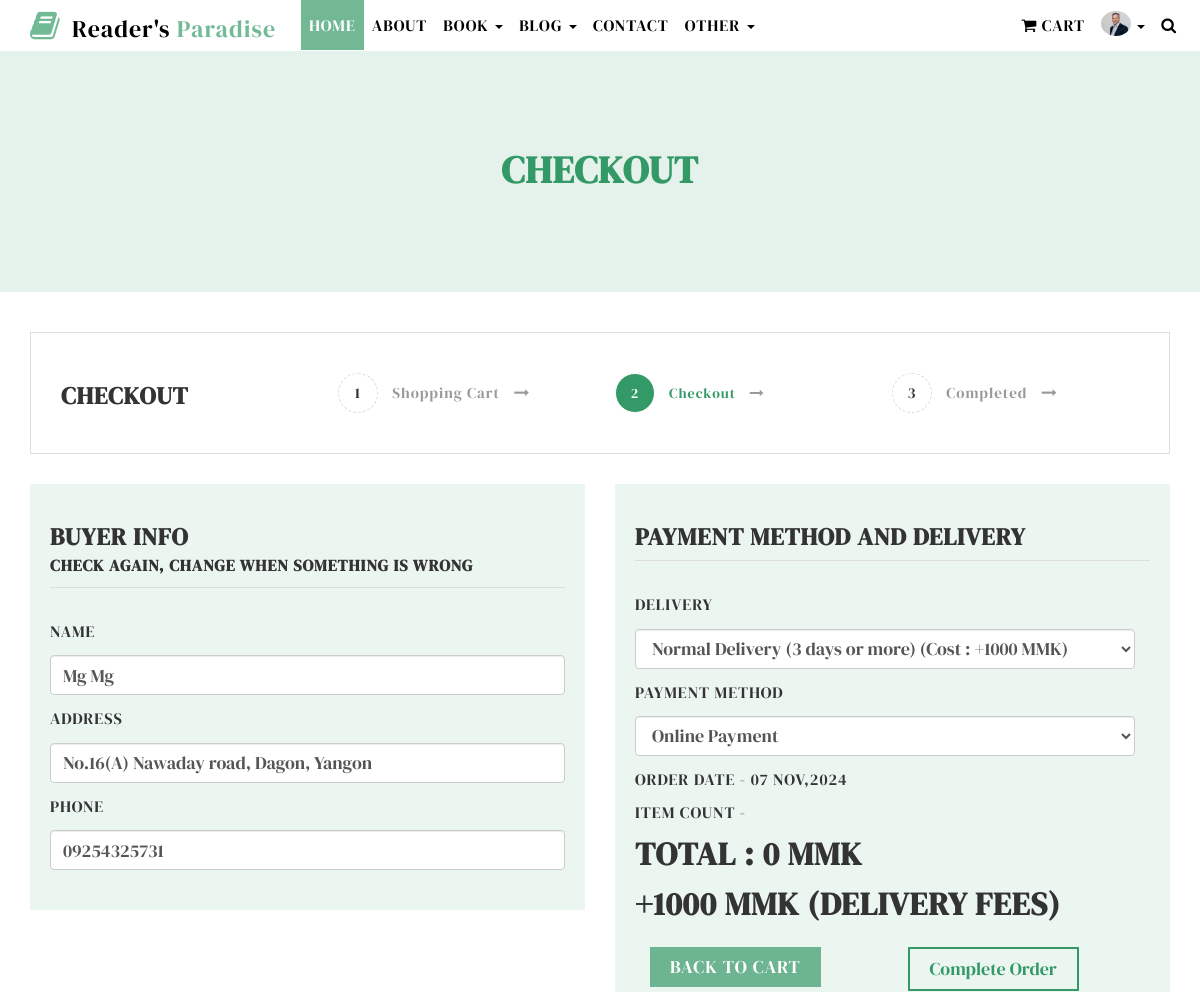
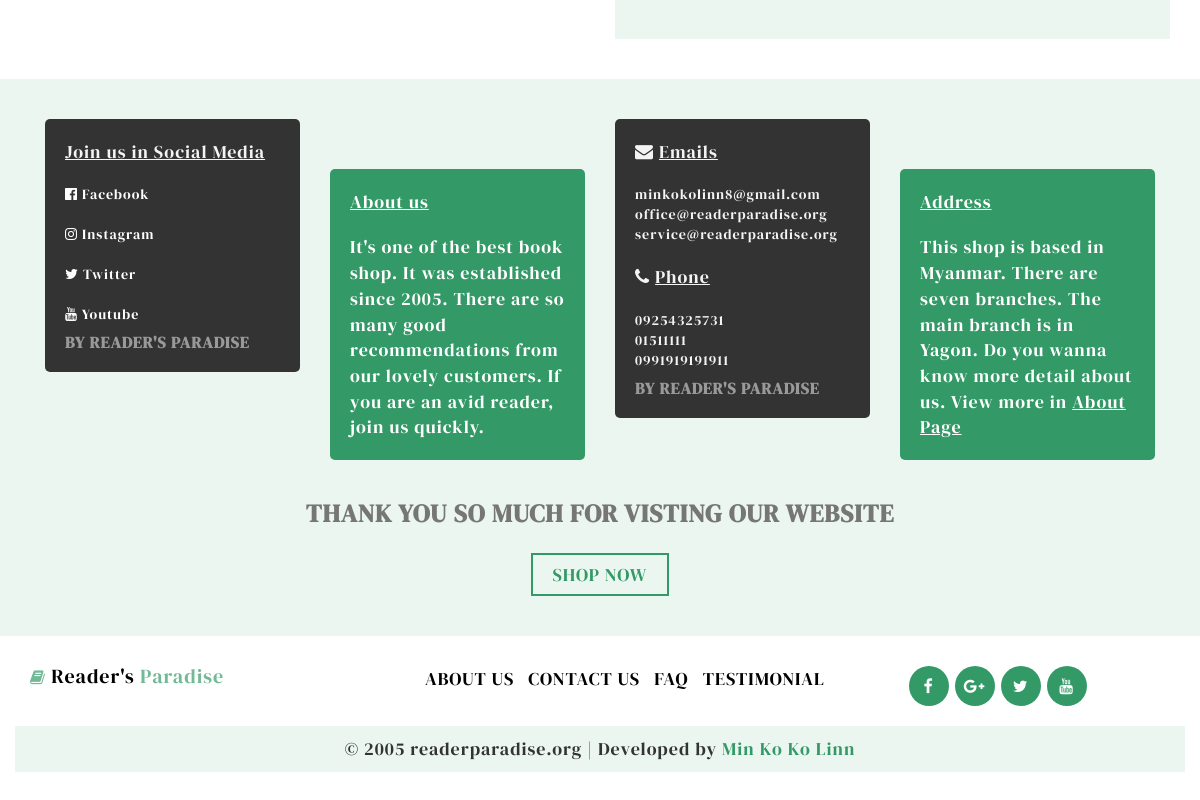
/checkout.php (signed in), run on the app's committed database (2 pictures, top to bottom).
### tables this page shows
CREATE TABLE `user` (
  `userId` int(11) NOT NULL,
  `userName` varchar(50) DEFAULT NULL,
  `userNrc` varchar(30) DEFAULT NULL,
  `userDob` date DEFAULT NULL,
  `userGender` varchar(7) DEFAULT NULL,
  `userPhone` varchar(22) DEFAULT NULL,
  `userSocial` text,
  `userPostalcode` varchar(30) DEFAULT NULL,
  `userAddress` text,
  `userProfileimg` varchar(50) DEFAULT NULL,
  `userInterestcat` text,
  `userEmail` varchar(60) DEFAULT NULL,
  `userPassword` varchar(15) DEFAULT NULL
);

### checkout.php (the view, shortened to what this page needs)
<?php
	include('connect.php');
	include('header.php');
	if (isset($_SESSION['uid'])) {
		$userid=$_SESSION['uid'];
		$selectuser="SELECT * from user where userId='$userid'";
		$runselectuser=mysqli_query($connection,$selectuser);
		$dataofuser=mysqli_fetch_array($runselectuser);
		$userName=$dataofuser['userName'];
		$userAddress=$dataofuser['userAddress'];
		$userPhone=$dataofuser['userPhone'];
	}else{
		echo "<script>alert('Invalid Action')</script>";
		echo "<script>location='index.php'</script>";
	}
	$total=0;
 ?>
<section id="center" class="clearfix center_shop">
 <div class="container">
  <div class="row">
   <div class="center_shop_1 text-center clearfix">
    <div class="col-sm-12">
	 <h2 class="mgt col_1">Checkout</h2>
	</div>
   </div>
  </div>
 </div>
</section>
<section id="cart">
 <div class="container">
  <div class="row">
   <div class="cart_1 clearfix">
    <div class="col-sm-3">
	 <div class="cart_1i clearfix">
	  <h4>Checkout</h4>
	 </div>
	</div>
	<div class="col-sm-3">
	 <div class="cart_1i2 clearfix">
	  <h5 class="mgt transform"><span class="span_1">1</span> <span class="span_2 col_3">Shopping Cart</span> <span class="span_3"><i class="fa fa-long-arrow-right"></i></span></h5>
	 </div>
	</div>
	<div class="col-sm-3">
	 <div class="cart_1i1 clearfix">
	  <h5 class="mgt transform"><span class="span_1 col">2</span> <span class="span_2 col_1">Checkout</span> <span class="span_3"><i class="fa fa-long-arrow-right"></i></span></h5>
	 </div>
	</div>
	<div class="col-sm-3">
	 <div class="cart_1i2 clearfix">
	  <h5 class="mgt transform"><span class="span_1">3</span> <span class="span_2 col_3">Completed</span> <span class="span_3"><i class="fa fa-long-arrow-right"></i></span></h5>
	 </div>
	</div>
   </div>
   <div class="checkout clearfix">
   	<form method="post">
    <div class="col-sm-6">
	 <div class="bg_1">
	   <div class="checkout_l clearfix">
	  <h4>Buyer Info <br><span>Check again, change when something is wrong</span></h4>
	 </div><br>
	 <div class="checkout_l1 clearfix">
	  <h6>Name</h6>
	  <input class="form-control" type="text" value="<?php echo $userName; ?>" readonl>
	  <h6>Address</h6>
	  <input class="form-control" type="text" name="tfaddress" value="<?php echo $userAddress; ?>">
	  <h6>Phone</h6>
	  <input class="form-control" type="text" name="tfphone" value="<?php echo $userPhone; ?>">
	 </div>
	 </div>
	</div>
	<div class="col-sm-6">
	 <div class="bg_1">
	   <div class="checkout_l clearfix">
	  <h4>Payment Method and Delivery</h4>
	 </div><br>
	 <div class="checkout_l1 clearfix">
	  <div class="col-sm-12 space_left">
	   <h6>Delivery</h6>
	    <select class="form-control" name="deliverytype" id="mySelect" onchange="myFunction()">
	    	<option value="normal">Normal Delivery (3 days or more) (Cost : +1000 MMK)</option>
		 </select>
	  </div>
	  <div class="col-sm-12 space_left">
	   <h6>Payment Method</h6>
	    <select class="form-control" name="paymenttype">
	    	<option value="online">Online Payment</option>
		 </select>
	  </div>
	  <div class="col-sm-12 space_left">
	  	<h6>Order Date - <?php echo date('d M,Y'); ?></h6>
	   <h6>Item Count -  <?php echo $_SESSION['cartcount']; ?></h6>
	   <h3>Total : <?php echo $total; ?> MMK</h3><h3 id="demo">+1000 MMK (delivery fees)</h3>
	  </div>
	 </div>
	 <div class="checkout_l1 clearfix">
	 	<div class="col-sm-6"><h5><a class="button" href="cart.php">Back to cart</a></h5></div>
	 	<div class="col-sm-6"><h5><input type="submit" value="Complete Order" class="button_1" name="btncomplete"></h5></div>
	 </div>
	 </div>
	</div>
	</form>
   </div>
  </div>
 </div>
</section>
<?php
	include('footer.php');
 ?>

### header.php (shortened to what this page needs)
<?php
	include('connect.php');
	$userid="";
	if (isset($_SESSION['uid'])) {
		$userid=$_SESSION['uid'];
		$selectprofileimg="SELECT userProfileimg from user where userId='$userid'";
		$runselectprofileimg=mysqli_query($connection,$selectprofileimg);
		$dataofprofileimg=mysqli_fetch_array($runselectprofileimg);
		$profileimgdir=$dataofprofileimg['userProfileimg'];
	}
 ?>
<!DOCTYPE html>
<html lang="en">
  <head>
	<link href="css/bootstrap.min.css" rel="stylesheet">
	<link href="css/global.css" rel="stylesheet">
	<link href="css/index.css" rel="stylesheet">
	<link href="css/about.css" rel="stylesheet">
	<link href="css/contact.css" rel="stylesheet">
	<link href="css/product.css" rel="stylesheet">
	<link href="css/detail.css" rel="stylesheet">
	<link href="css/blog.css" rel="stylesheet">
	<link href="css/blog_detail.css" rel="stylesheet">
	<link href="css/checkout.css" rel="stylesheet">
	<link href="css/cart.css" rel="stylesheet">
	<link rel="stylesheet" type="text/css" href="css/font-awesome.min.css" />
  </head>
<body>
<section id="header" class="clearfix">
	<nav class="navbar nav_t navbar-fixed-top">
		<div class="container">
		    <div class="navbar-header page-scroll">
				<a class="navbar-brand" href="index.php" style="font-size: 24px;"><i class="fa fa-book"></i> Reader's <span>Paradise</span> </a>
			</div>
			<div class="collapse navbar-collapse" id="bs-example-navbar-collapse-1">
				<ul class="nav navbar-nav">
				<li><a class="tag_m active_tab" href="index.php">Home</a></li>
				<li><a class="tag_m" href="about.php">About</a></li>
				<li class="dropdown">
                     <a href="#" class="dropdown-toggle tag_m" data-toggle="dropdown">Book <b class="caret"></b></a>
                  </li>
				<li class="dropdown">
                     <a href="#" class="dropdown-toggle tag_m" data-toggle="dropdown">Blog <b class="caret"></b></a>
                  </li>
				<li><a class="tag_m" href="contact.php">Contact</a></li>
			    <li class="dropdown">
                     <a href="#" class="dropdown-toggle tag_m" data-toggle="dropdown">Other <b class="caret"></b></a>
                  </li>
			</ul>
		    	<ul class="nav navbar-nav navbar-right">
				<li><a class="tag_m" href="cart.php"><i class="fa fa-shopping-cart"></i> Cart  <?php
				 ?> </a></li>
				<?php
					if ($userid!="") {
						echo "<li class='dropdown'>
                     <a href='#' class='dropdown-toggle tag_m' data-toggle='dropdown'><img src='$profileimgdir' class='headerprofileimg'/> <b class='caret'></b></a>
                     <ul class='dropdown-menu drop_1'>
                        <li><a href='profile.php'>Profile</a></li>
                        <li><a href='userlogout.php'>Logout</a></li>
                       </ul>
                  </li>";
					}else{
						echo "<li><a class='tag_m' href='userlogin.php'>Login</a></li>";
					}
				 ?>
				<li class="dropdown"><a class="tag_m1" href="#" data-toggle="dropdown"><span class="fa fa-search"></span></a>
								  </li>
			    </ul>
			</div>
		</div>
	</nav>
	</section>

### css/global.css (style rules this page uses)
body { font-family: 'DM Serif Display', serif; letter-spacing:1px; }
h1,h2,h3,h4,h5,h6 { padding:0; margin:0; text-transform:uppercase; }
a { color:#000; }
ul { padding:0; margin:0; list-style:none; margin-top:15px; }
li { font-size:18px; }
h2 { font-size:38px; margin-top:15px; font-weight:bold; }
h3 { font-size:32px; margin-top:15px; font-weight:bold; }
h4 { font-size:24px; margin-top:15px; font-weight:bold; }
h5 { font-size:18px; margin-top:15px; }
h6 { font-size:16px; margin-top:15px; }
.space_left { padding-left:0; }
.button { background:#339966b0; display:inline-block; color:#fff; padding:10px 20px 10px 20px!important; margin-top:10px; }
.button_1 { background:none; display:inline-block; color:#339966; padding:10px 20px 10px 20px!important; margin-top:10px; border:2px solid #339966; }
.mgt { margin-top:0!important; }
.navbar { min-height:auto; margin-bottom:0; border:none; border-radius:0; }
.col { color:#fff; }
.col_1 { color:#339966; }
.col_3 { color: #999; }
.transform { text-transform:capitalize; }
#header { margin-bottom:50px; }
#header .navbar { background:#fff; }
.navbar-brand { color:#000; font-size:36px; padding-top:10px; margin-right:40px; }
.navbar-brand span { color:#339966b0; }
.navbar-brand i { margin-right:5px; color:#339966b0; font-size:32px; }
.tag_m { color:#000; text-transform:uppercase; }
.tag_m1 { color:#000; text-transform:uppercase; }
.active_tab { background:#339966b0; color:#fff; }
@media (min-width:992px) and (max-width:1200px) { .navbar-brand { margin-right:10px; } }
@media (min-width:992px) and (max-width:1200px) { .tag_m { padding-left:8px!important; padding-right:8px!important; font-size:16px; } }
@media (min-width:992px) and (max-width:1200px) { .tag_m1 { padding-left:8px!important; padding-right:8px!important; font-size:16px; } }

### css/about.css (style rules this page uses)
.center_shop { padding-top:100px; padding-bottom:100px; background:#33996621; }

### css/contact.css (style rules this page uses)
.center_shop { padding-top:100px; padding-bottom:100px; background:#33996621; }

### css/product.css (style rules this page uses)
.center_shop { padding-top:100px; padding-bottom:100px; background:#33996621; }

### css/detail.css (style rules this page uses)
.center_shop { padding-top:100px; padding-bottom:100px; background:#33996621; }

### css/blog.css (style rules this page uses)
.center_shop { padding-top:100px; padding-bottom:100px; background:#33996621; }

### css/blog_detail.css (style rules this page uses)
.center_shop { padding-top:100px; padding-bottom:100px; background:#33996621; }

### css/checkout.css (style rules this page uses)
.center_shop { padding-top:100px; padding-bottom:100px; background:#33996621; }
.cart_1i1 .span_1 { background:#339966; width:40px; height:40px; line-height:38px; text-align:center; display:inline-block; border-radius:50%; margin-right:10px; border:1px solid; }
.cart_1i1 .span_3 { margin-left:10px; color:#999; }
.cart_1i2 .span_1 { width:40px; height:40px; line-height:38px; text-align:center; display:inline-block; border-radius:50%; margin-right:10px; border:1px dashed #ddd; }
.cart_1i2 .span_3 { margin-left:10px; color:#999; }
#cart { padding-top:40px; padding-bottom:40px; }
.cart_1 { border:1px solid #ddd; padding:40px 15px; margin-left:15px; margin-right:15px; }
.cart_1i h4 { margin-top:10px; }
.checkout { margin-top:30px; }
.checkout_l h4 span { font-size:16px; }
.checkout_l h4 { border-bottom:1px solid #ddd; padding-bottom:10px; }
.checkout_l1 .form-control { height:40px; margin-top:15px; font-size:18px; }
.bg_1 { background: #33996617; padding:25px 20px 40px 20px; }
@media (min-width:992px) and (max-width:1200px) { .cart_1i1 h5 { font-size:14px; } }
@media (min-width:992px) and (max-width:1200px) { .cart_1i2 h5 { font-size:15px; } }

### css/cart.css (style rules this page uses)
.center_shop { padding-top:100px; padding-bottom:100px; background:#33996621; }
.cart_1i1 .span_1 { background:#339966; width:40px; height:40px; line-height:38px; text-align:center; display:inline-block; border-radius:50%; margin-right:10px; border:1px solid; }
.cart_1i1 .span_3 { margin-left:10px; color:#999; }
.cart_1i2 .span_1 { width:40px; height:40px; line-height:38px; text-align:center; display:inline-block; border-radius:50%; margin-right:10px; border:1px dashed #ddd; }
.cart_1i2 .span_3 { margin-left:10px; color:#999; }
#cart { padding-top:40px; padding-bottom:40px; }
.cart_1 { border:1px solid #ddd; padding:40px 15px; margin-left:15px; margin-right:15px; }
.cart_1i h4 { margin-top:10px; }
@media (min-width:992px) and (max-width:1200px) { .cart_1i1 h5 { font-size:14px; } }
@media (min-width:992px) and (max-width:1200px) { .cart_1i2 h5 { font-size:15px; } }

### header.php (style rules this page uses)
html { scroll-behavior: smooth; }
.headerprofileimg { margin-top: -8px; width: auto; height: 25px; border-radius: 50%; }

### data on the page
user: userProfileimg (picture), userName "Mg Mg", tfaddress "No.16(A) Nawaday road, Dagon, Yangon", tfphone "09254325731"

### other printed values
$total "0"
